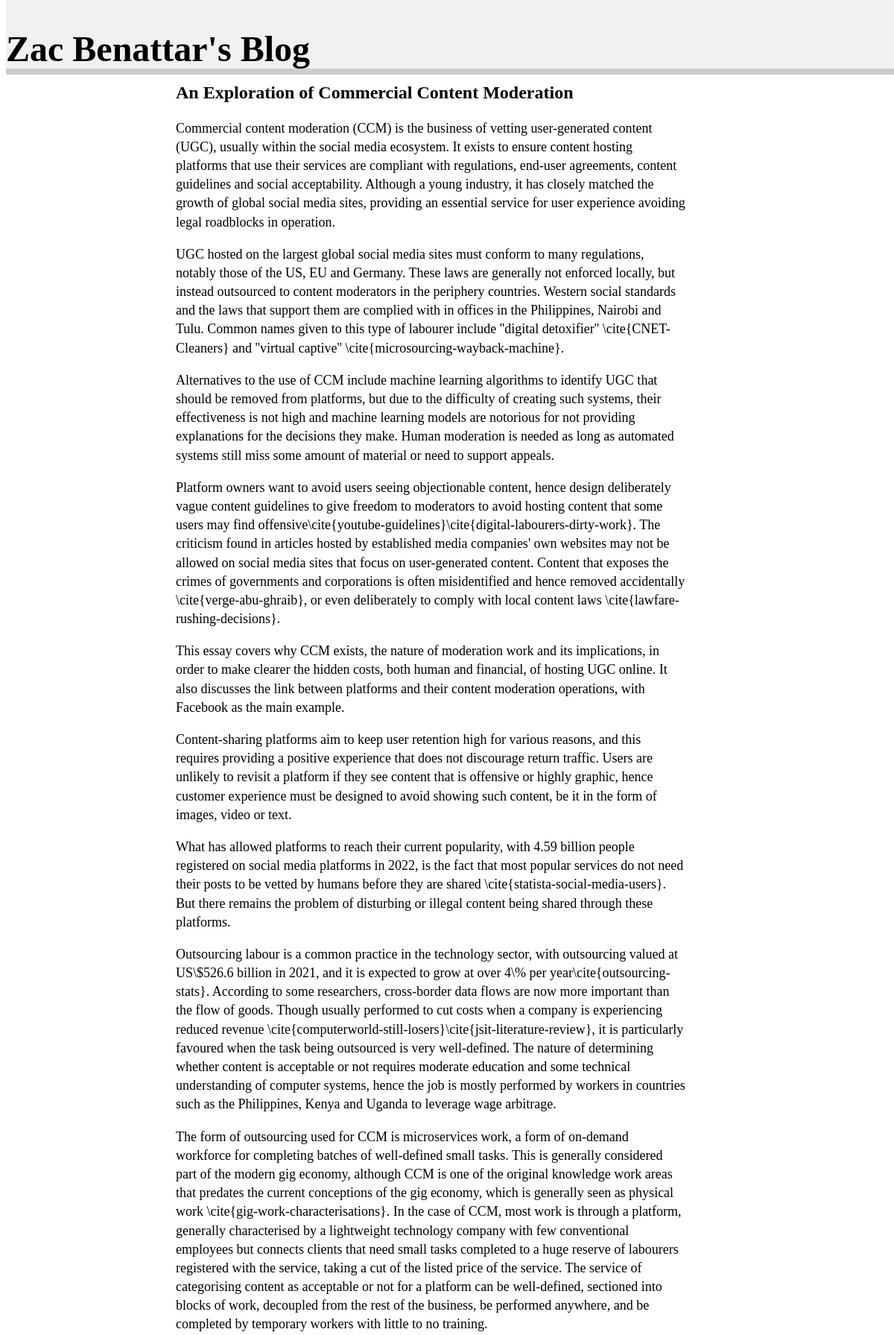
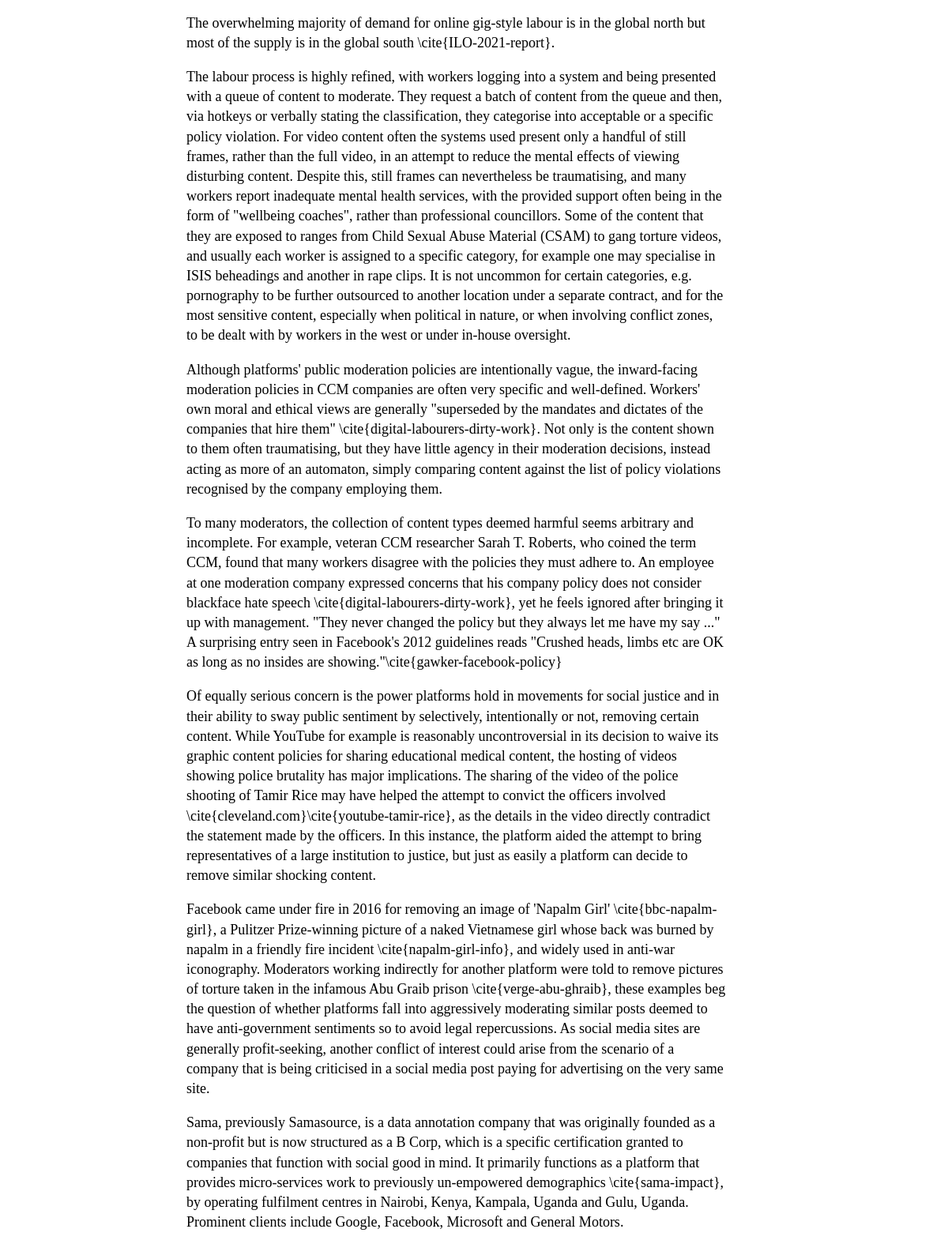
Screenshot of /posts/blogpost/1/ (upper part) with the database file from the repository (2 pictures, top to bottom).
### posts/models.py (models this page shows, shortened)
class Post(models.Model):
    title = models.CharField(max_length=300, unique=True)
    tags = models.ManyToManyField('Tag', blank=True)
    description = models.TextField()
    comments = models.ManyToManyField('Comment', blank=True)
    poster = models.ForeignKey('CustomUser', on_delete=models.CASCADE)
    posted_date = models.DateTimeField(default=get_today_datetime)
    modified_date = models.DateTimeField(default=get_today_datetime)
    BLOG = 'B'
    ALBUM = 'A'
    VIDEO = 'V'
    post_type_choices = [
        (BLOG, 'Blog'),
        (ALBUM, 'Album'),
        (VIDEO, 'Video'),
    ]
    post_type = models.CharField(
        max_length=1,
        choices=post_type_choices,
        default=BLOG,
    )
    class Meta:
        abstract = True
        ordering = ['-posted_date']

class BlogPost(Post):
    body = RichTextField()
    images = models.ManyToManyField('Image', blank=True)

### posts/views.py (the view)
# urls.py: path('blogpost/<int:pk>/', views.BlogPostDetailView.as_view(), name='blogdetail'),
class BlogPostDetailView(View):
    def get(self, request, pk):
        context = {
            'blogpost' : get_object_or_404(BlogPost, pk=self.kwargs['pk']),
            'comments' : get_object_or_404(BlogPost, pk=self.kwargs['pk']).comments.order_by('-posted_date')
        }
        return render(request, 'posts/blog_post_detail.html', context)

### posts/templates/posts/blog_post_detail.html (shortened to what this page needs)
{% load static %}
<!DOCTYPE html>
<html lang="en">
  <head>
    <link rel="stylesheet" href="{% static 'css/blog_post_detail.css' %}" />
  </head>
  <body>
    <div class="header">
      <div class="title-container">
        <h1 class="logo">Zac Benattar's Blog</h1>
      </div>
      <div class="progress-container">
      </div>
    </div>
    <div class="content">
      <div class="title-section">
        <h1 class="headline">{{ blogpost.title }}</h1>
      </div>
      <div class="text-body">{{ blogpost.body | safe | linebreaks }}</div>
    </div>
  </body>
</html>

### static/css/blog_post_detail.css (style rules this page uses)
body { padding-top: 90px; padding-bottom: 30px; width: 95%; line-height: 1.4; font-size: 70%; }
.header { position: fixed; top: 0; z-index: 1; width: 100%; height: 100px; background-color: #f1f1f1; }
.title-container { width: 100%; height: 60px; font-size: 24px; }
.progress-container { width: 100%; height: 8px; background: #ccc; }
.title-section { margin-top: 10px; margin-bottom: 10px; margin-left: 20%; margin-right: 20%; }
.headline { font-size: 24px; font-weight: bold; margin-top: 10px; margin-bottom: 10px; }
.text-body { font-size: 18px; margin-right: 20%; margin-left: 20%; }

### rows the page displays
BlogPost: title "An Exploration of Commercial Content Moderation", body "Commercial content moderation (CCM) is the business of vetting user-generated content (UGC), usually within the social media ecosystem. It exists to ensure content hosting platforms that use their services are compliant with regulations, end-user agreements, content guidelines and social acceptability. Although a young industry, it has closely matched the growth of global social media sites, providing an essential service for user experience avoiding legal roadblocks in operation. UGC hosted on the largest global social media sites must conform to many regulations, notably those of the US, EU and Germany. These laws are generally not enforced locally, but instead outsourced to content…"
